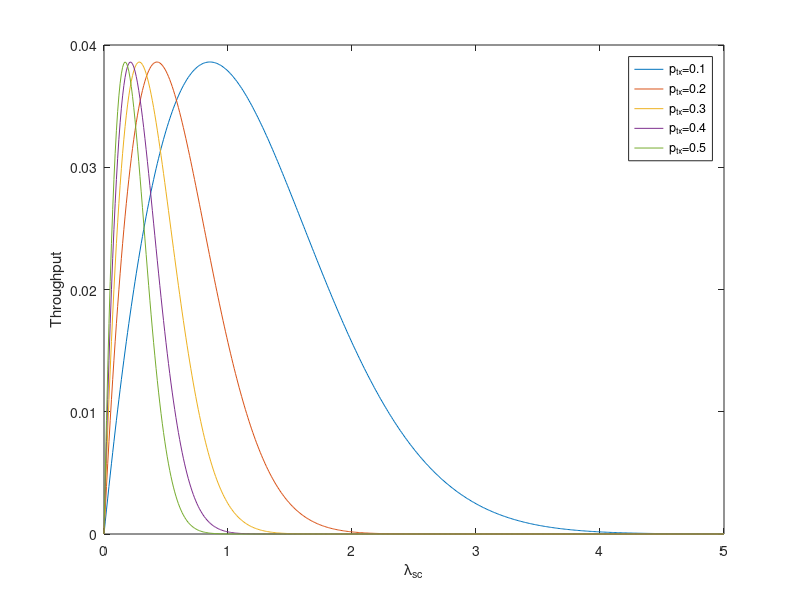

Write MATLAB code to recreate this figure.


u = 1; N=0; P=1; tau = 5;

TP = @(lambda) lambda.*(1-...
    (2*normcdf(...
    ...
    lambda.*pi*sqrt( (pi/2)/(u^(-4)/tau - N/P))...
    ...
    ,0,1)-1));

lambda = 0:0.01:5;
p_tx = 0.1:0.1:0.5;
d = [];
for x=1:length(p_tx)
    d = [d;TP(lambda*p_tx(x))];
end

% Plot
plot(lambda,d);str={};
for x=1:length(p_tx)
    str = {str{:},['p_{tx}=',num2str(p_tx(x))]};
end
legend(str{:});

xlabel('\lambda_{sc}');
ylabel('Throughput');